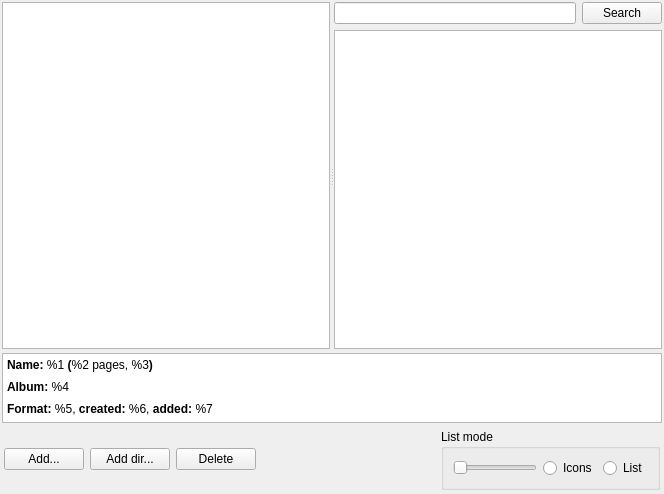
<?xml version="1.0" encoding="UTF-8"?>
<ui version="4.0">
 <class>ZSearchTab</class>
 <widget class="QWidget" name="ZSearchTab">
  <property name="geometry">
   <rect>
    <x>0</x>
    <y>0</y>
    <width>664</width>
    <height>494</height>
   </rect>
  </property>
  <property name="windowTitle">
   <string>Form</string>
  </property>
  <layout class="QVBoxLayout" name="verticalLayout" stretch="15,1,1">
   <property name="spacing">
    <number>4</number>
   </property>
   <property name="margin">
    <number>2</number>
   </property>
   <item>
    <widget class="QSplitter" name="splitter">
     <property name="orientation">
      <enum>Qt::Horizontal</enum>
     </property>
     <property name="childrenCollapsible">
      <bool>false</bool>
     </property>
     <widget class="QListWidget" name="srcAlbums"/>
     <widget class="QWidget" name="">
      <layout class="QVBoxLayout" name="verticalLayout_3">
       <item>
        <layout class="QHBoxLayout" name="horizontalLayout_4">
         <item>
          <widget class="QLineEdit" name="srcEdit"/>
         </item>
         <item>
          <widget class="QPushButton" name="srcEditBtn">
           <property name="text">
            <string>Search</string>
           </property>
          </widget>
         </item>
        </layout>
       </item>
       <item>
        <widget class="QListView" name="srcList">
         <property name="dragDropMode">
          <enum>QAbstractItemView::NoDragDrop</enum>
         </property>
         <property name="selectionMode">
          <enum>QAbstractItemView::ExtendedSelection</enum>
         </property>
         <property name="movement">
          <enum>QListView::Static</enum>
         </property>
         <property name="resizeMode">
          <enum>QListView::Adjust</enum>
         </property>
         <property name="viewMode">
          <enum>QListView::IconMode</enum>
         </property>
         <property name="uniformItemSizes">
          <bool>true</bool>
         </property>
         <property name="wordWrap">
          <bool>true</bool>
         </property>
         <property name="selectionRectVisible">
          <bool>true</bool>
         </property>
        </widget>
       </item>
      </layout>
     </widget>
    </widget>
   </item>
   <item>
    <widget class="QTextBrowser" name="srcDesc">
     <property name="html">
      <string>&lt;!DOCTYPE HTML PUBLIC &quot;-//W3C//DTD HTML 4.0//EN&quot; &quot;http://www.w3.org/TR/REC-html40/strict.dtd&quot;&gt;
&lt;html&gt;&lt;head&gt;&lt;meta name=&quot;qrichtext&quot; content=&quot;1&quot; /&gt;&lt;style type=&quot;text/css&quot;&gt;
p, li { white-space: pre-wrap; }
&lt;/style&gt;&lt;/head&gt;&lt;body style=&quot; font-family:'Verdana'; font-size:9pt; font-weight:400; font-style:normal;&quot;&gt;
&lt;p style=&quot; margin-top:0px; margin-bottom:0px; margin-left:0px; margin-right:0px; -qt-block-indent:0; text-indent:0px;&quot;&gt;&lt;span style=&quot; font-weight:600;&quot;&gt;Name:&lt;/span&gt; %1 &lt;span style=&quot; font-weight:600;&quot;&gt;(&lt;/span&gt;%2 pages, %3&lt;span style=&quot; font-weight:600;&quot;&gt;)&lt;/span&gt;&lt;/p&gt;
&lt;p style=&quot; margin-top:8px; margin-bottom:0px; margin-left:0px; margin-right:0px; -qt-block-indent:0; text-indent:0px;&quot;&gt;&lt;span style=&quot; font-weight:600;&quot;&gt;Album:&lt;/span&gt; %4&lt;/p&gt;
&lt;p style=&quot; margin-top:8px; margin-bottom:0px; margin-left:0px; margin-right:0px; -qt-block-indent:0; text-indent:0px;&quot;&gt;&lt;span style=&quot; font-weight:600;&quot;&gt;Format:&lt;/span&gt; %5, &lt;span style=&quot; font-weight:600;&quot;&gt;created:&lt;/span&gt; %6, &lt;span style=&quot; font-weight:600;&quot;&gt;added:&lt;/span&gt; %7 &lt;/p&gt;&lt;/body&gt;&lt;/html&gt;</string>
     </property>
    </widget>
   </item>
   <item>
    <widget class="QFrame" name="frame">
     <property name="frameShape">
      <enum>QFrame::NoFrame</enum>
     </property>
     <layout class="QHBoxLayout" name="horizontalLayout_3">
      <property name="margin">
       <number>2</number>
      </property>
      <item>
       <widget class="QPushButton" name="srcAddBtn">
        <property name="text">
         <string>Add...</string>
        </property>
       </widget>
      </item>
      <item>
       <widget class="QPushButton" name="srcAddDirBtn">
        <property name="text">
         <string>Add dir...</string>
        </property>
       </widget>
      </item>
      <item>
       <widget class="QPushButton" name="srcDelBtn">
        <property name="text">
         <string>Delete</string>
        </property>
       </widget>
      </item>
      <item>
       <spacer name="horizontalSpacer">
        <property name="orientation">
         <enum>Qt::Horizontal</enum>
        </property>
        <property name="sizeHint" stdset="0">
         <size>
          <width>40</width>
          <height>20</height>
         </size>
        </property>
       </spacer>
      </item>
      <item>
       <widget class="QGroupBox" name="groupBox">
        <property name="sizePolicy">
         <sizepolicy hsizetype="Preferred" vsizetype="Fixed">
          <horstretch>0</horstretch>
          <verstretch>0</verstretch>
         </sizepolicy>
        </property>
        <property name="title">
         <string>List mode</string>
        </property>
        <layout class="QHBoxLayout" name="horizontalLayout_2">
         <item>
          <widget class="QSlider" name="srcIconSize">
           <property name="orientation">
            <enum>Qt::Horizontal</enum>
           </property>
          </widget>
         </item>
         <item>
          <widget class="QRadioButton" name="srcModeIcon">
           <property name="text">
            <string>Icons</string>
           </property>
          </widget>
         </item>
         <item>
          <widget class="QRadioButton" name="srcModeList">
           <property name="text">
            <string>List</string>
           </property>
          </widget>
         </item>
        </layout>
       </widget>
      </item>
     </layout>
    </widget>
   </item>
  </layout>
 </widget>
 <resources/>
 <connections/>
</ui>
